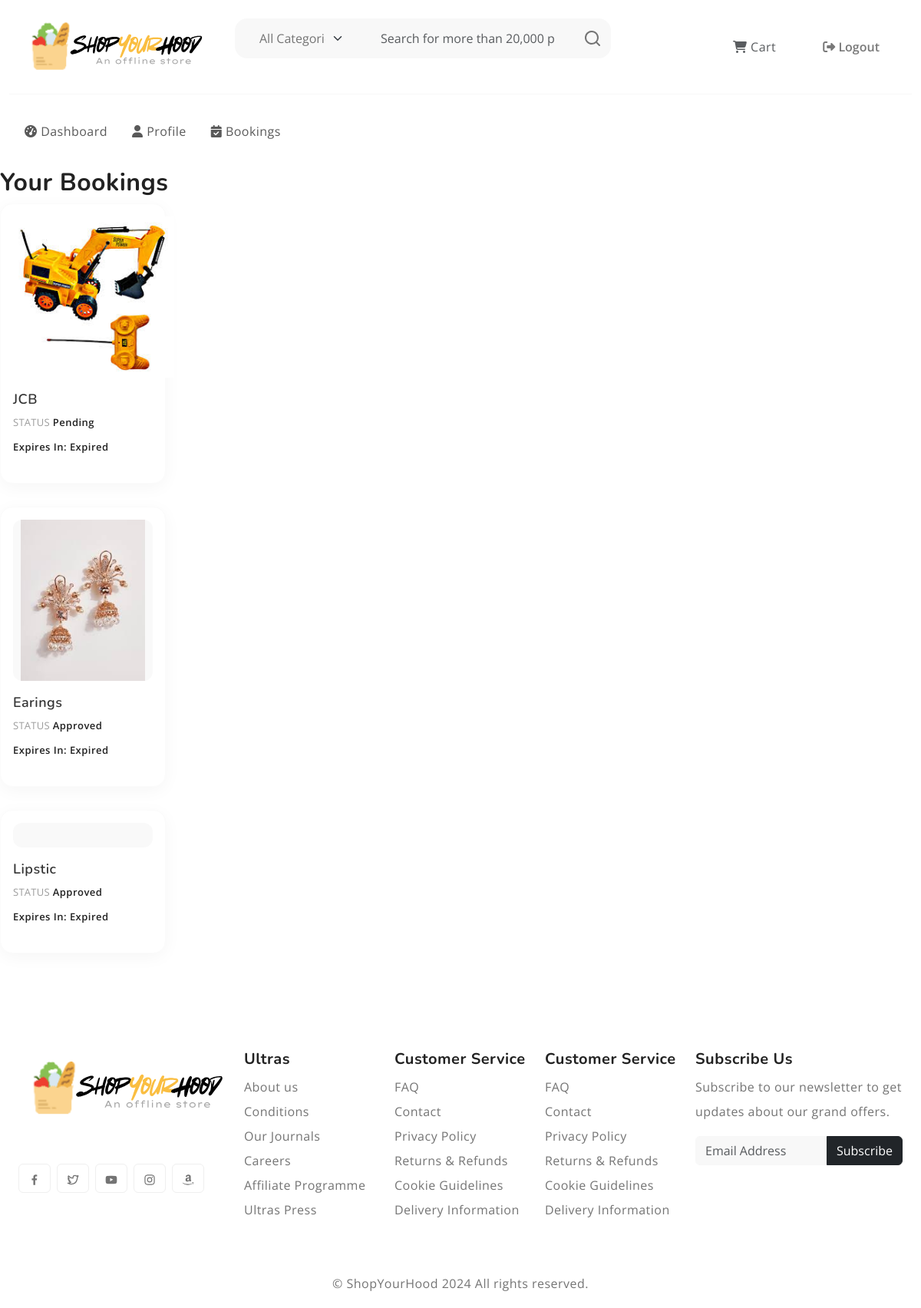
Before: /order/view_bookings/ (signed in) with the older database file.
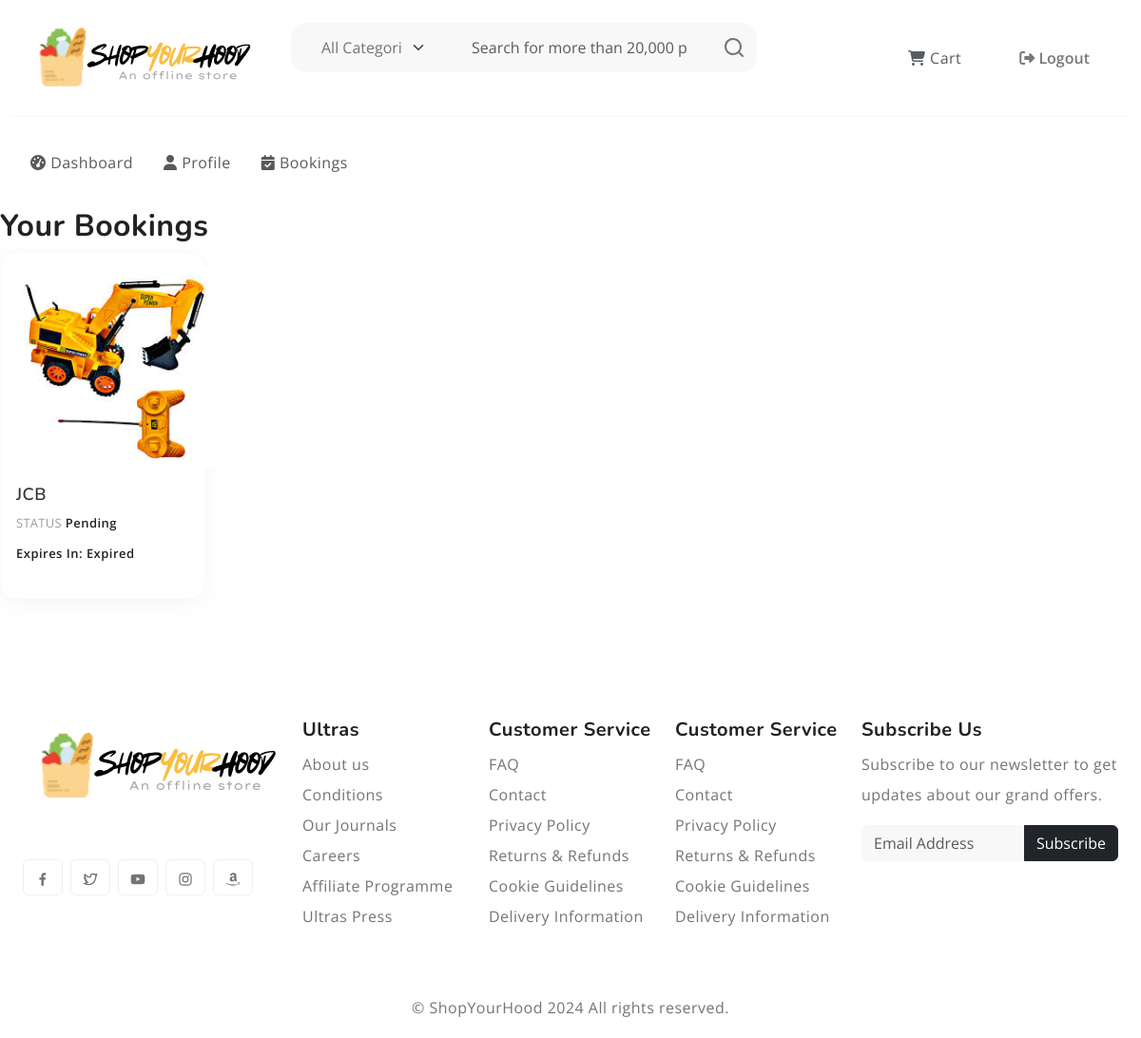
After: the same page with the newer database file.
### order/models.py (models this page shows, shortened)
class Booking(models.Model):
    customer = models.ForeignKey(settings.AUTH_USER_MODEL, on_delete=models.CASCADE)
    product = models.ForeignKey(Product, on_delete=models.CASCADE)
    shop = models.ForeignKey(ShopProfile, on_delete=models.CASCADE)
    status = models.CharField(max_length=10, choices=[('pending', 'Pending'), ('approved', 'Approved'), ('rejected', 'Rejected')], default='pending')
    created_at = models.DateTimeField(auto_now_add=True)
    expires_at = models.DateTimeField(null=True, blank=True)

### products/models.py (models this page shows, shortened)
class Product(models.Model):
    CATEGORY_CHOICES = [
        ('electronics', 'Electronics'),
        ('fashion', 'Fashion'),
        ('home', 'Home & Kitchen'),
        ('books', 'Books'),
        ('toys', 'Toys & Games'),
    ]
    name = models.CharField(max_length=255)
    category = models.CharField(max_length=255, choices=CATEGORY_CHOICES)
    description = models.TextField()
    image = models.ImageField(upload_to='product_images/')
    is_verified = models.BooleanField(default=False)
    added_by = models.ForeignKey(ShopProfile, on_delete=models.SET_NULL, null=True, blank=True)

### order/views.py (the view)
# urls.py: path('view_bookings/', views.view_bookings, name='view_bookings'),
@login_required
def view_bookings(request):
    bookings = Booking.objects.filter(customer=request.user)
    return render(request, 'order/view_bookings.html', {'bookings': bookings})

### shopyourhood/context_processors/user_navigation.py (called while the page is built, shortened)
def user_navigation(request):
    navigation = []
    sidebar = []
    if request.user.is_authenticated:
        user_type = request.user.user_type  # Assuming user_type is an integer
        if user_type == 1:  # Customer
            navigation = [
                {'name': 'Cart', 'url': 'view_cart', 'icon': 'fas fa-shopping-cart'},
                {'name': 'Logout', 'url': 'logout', 'icon': 'fas fa-sign-out-alt'},
            ]
            sidebar = [
                {'name': 'Dashboard', 'url': 'customer_dashboard', 'icon': 'fas fa-tachometer-alt'},
                {'name': 'Profile', 'url': 'view_customer_profile', 'icon': 'fas fa-user'},
                {'name': 'Bookings', 'url': 'view_bookings', 'icon': 'fas fa-calendar-check'},
            ]
    return {
        'navigation': navigation,
        'sidebar': sidebar,
    }

### order/templates/order/view_bookings.html (shortened to what this page needs)
{% extends 'layout.html' %}
{% block content %}
<h2>Your Bookings</h2>
<div class="row">
    {% for booking in bookings %}
    <div class="product-grid row row-cols-1 row-cols-sm-2 row-cols-md-3 row-cols-lg-4 row-cols-xl-5">
    <div class="col">
        <div class="product-item">
          <figure>
            <a href="#">
              <img src="{{ booking.product.image.url }}" class="tab-image" alt="{{ product.name }}">
            </a>
          </figure>
          <h3>{{ booking.product.name }}</h3>
          <span class="qty">Status</span><span class="rating">
            {{ booking.status }}<br>
                    {% if booking.expires_at %}
                    Expires in: <span id="countdown-{{ booking.id }}"></span>
                    {% else %}
                    No expiration time set
                    {% endif %}
          </span>
        </div>
      </div>
    </div>
    {% empty %}
    <div class="alert alert-warning" role="alert">
        No bookings found.
    </div>
    {% endfor %}
</div>
{% endblock %}

Changed rows visible on the page:
removed Booking: product.image (picture), product.name "Earings", status "Approved"
removed Booking: product.name "Lipstic", status "Approved"
